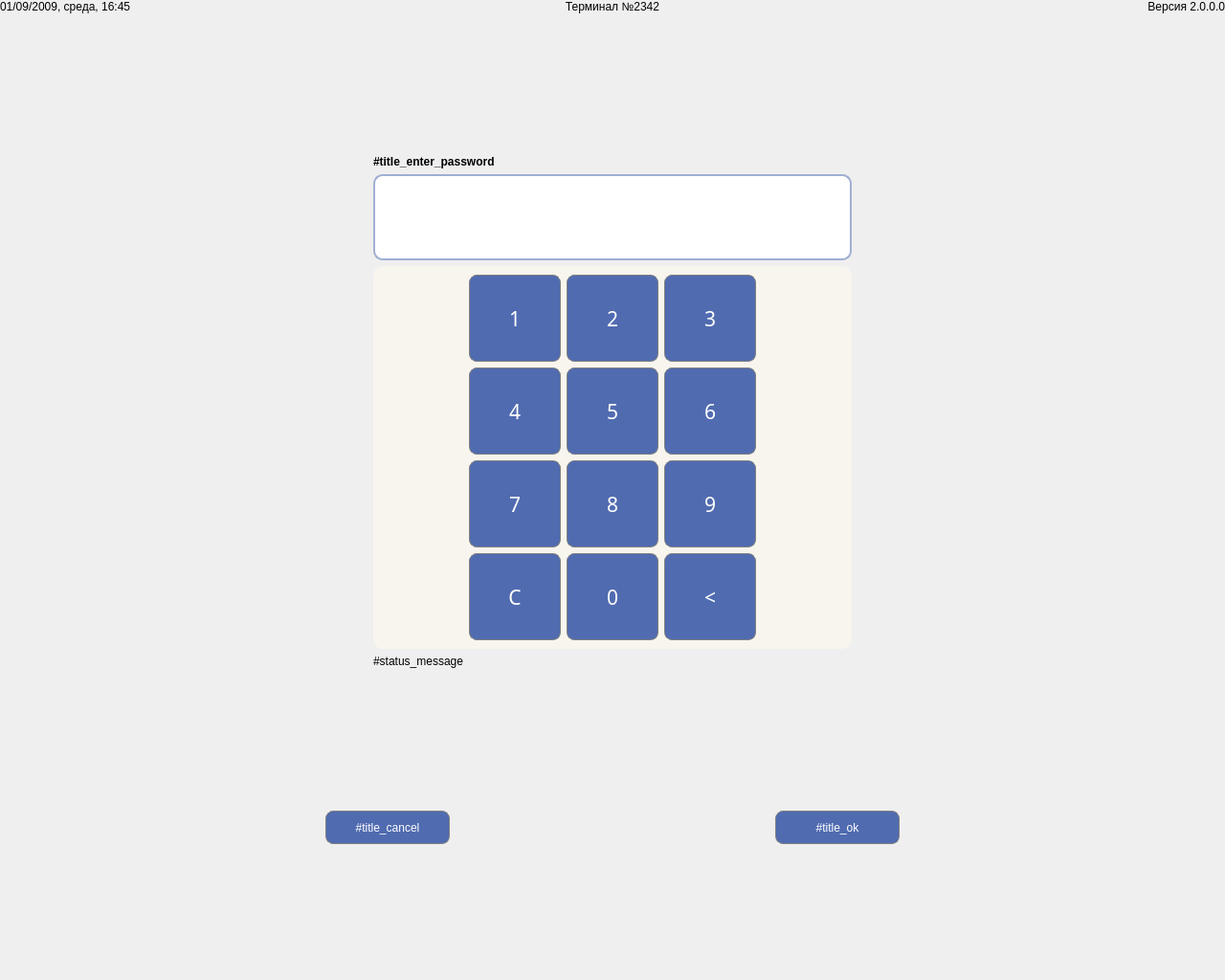
<?xml version="1.0" encoding="UTF-8"?>
<ui version="4.0">
 <class>MainServiceWindow</class>
 <widget class="QWidget" name="MainServiceWindow">
  <property name="enabled">
   <bool>true</bool>
  </property>
  <property name="geometry">
   <rect>
    <x>0</x>
    <y>0</y>
    <width>1280</width>
    <height>1024</height>
   </rect>
  </property>
  <property name="minimumSize">
   <size>
    <width>0</width>
    <height>0</height>
   </size>
  </property>
  <property name="maximumSize">
   <size>
    <width>16777215</width>
    <height>16777215</height>
   </size>
  </property>
  <property name="styleSheet">
   <string notr="true">/* common styles */
QPushButton 
{
	color: white;
	background-color: rgba(80, 107, 176);
	border: 1px solid gray;
	border-radius: 8px;
	padding-left: 1px;
	padding-right: 1px;
}

QPushButton:disabled
{
	color: gray;
	background-color: lightgray;
}

QPushButton:pressed 
{
	background-color: rgba(98, 141, 191);
}

QTabBar::tab 
{
	background: rgba(186, 200, 232);
	border-top: 1px solid #C4C4C3;
	border-left: 1px solid #C4C4C3;
	border-right: 1px solid #C4C4C3;
	border-top-left-radius: 4px;
	border-top-right-radius: 4px;
	min-width: 26ex;
	min-height: 8ex;
	padding: 2px;
}

QTabBar::tab:selected
{
	background: #f2f1ef;
}

QLineEdit 
{
	padding: 8;
	border: 2px solid rgba(160, 175, 211);
	border-radius: 10px;
}

QLineEdit:disabled {
	color: #808080;
	background-color: #d3d3d3;
	border: 2px solid #a6a6a6;
}

QLabel:disabled {
	color: #808080;
}

/* MainServiceWindow styles*/
QWidget#ServiceMenuWindow
{
	background-color:#f0f0f0;
}

QWidget#wNumericPad
{
	background: rgba(247, 245, 237);
	border-radius: 10px;
}

QWidget#wNumericPad QPushButton
{
	font: 16pt bold;
}

</string>
  </property>
  <layout class="QGridLayout" name="gridLayout_3">
   <property name="leftMargin">
    <number>0</number>
   </property>
   <property name="topMargin">
    <number>0</number>
   </property>
   <property name="rightMargin">
    <number>0</number>
   </property>
   <property name="bottomMargin">
    <number>0</number>
   </property>
   <item row="0" column="0">
    <layout class="QHBoxLayout" name="horizontalLayout_3">
     <property name="leftMargin">
      <number>0</number>
     </property>
     <property name="rightMargin">
      <number>0</number>
     </property>
     <item>
      <widget class="QLabel" name="lbCurrentDate">
       <property name="text">
        <string notr="true">01/09/2009, среда, 16:45</string>
       </property>
      </widget>
     </item>
     <item>
      <widget class="QLabel" name="lbTerminalNumber">
       <property name="text">
        <string notr="true">Терминал №2342</string>
       </property>
       <property name="alignment">
        <set>Qt::AlignCenter</set>
       </property>
      </widget>
     </item>
     <item>
      <widget class="QLabel" name="lbVersion">
       <property name="text">
        <string notr="true">Версия 2.0.0.0</string>
       </property>
       <property name="alignment">
        <set>Qt::AlignRight|Qt::AlignTrailing|Qt::AlignVCenter</set>
       </property>
      </widget>
     </item>
    </layout>
   </item>
   <item row="1" column="0">
    <widget class="QStackedWidget" name="swPages">
     <property name="currentIndex">
      <number>0</number>
     </property>
     <widget class="QWidget" name="wPasswordPage">
      <layout class="QGridLayout" name="gridLayout_4">
       <property name="leftMargin">
        <number>0</number>
       </property>
       <property name="topMargin">
        <number>0</number>
       </property>
       <property name="rightMargin">
        <number>0</number>
       </property>
       <property name="bottomMargin">
        <number>0</number>
       </property>
       <item row="3" column="1">
        <widget class="QWidget" name="wNumericPad" native="true">
         <property name="minimumSize">
          <size>
           <width>500</width>
           <height>400</height>
          </size>
         </property>
         <layout class="QGridLayout" name="gridLayout_5">
          <property name="leftMargin">
           <number>100</number>
          </property>
          <property name="rightMargin">
           <number>100</number>
          </property>
          <item row="1" column="0">
           <widget class="QPushButton" name="btnDigit1">
            <property name="sizePolicy">
             <sizepolicy hsizetype="Preferred" vsizetype="Preferred">
              <horstretch>0</horstretch>
              <verstretch>0</verstretch>
             </sizepolicy>
            </property>
            <property name="maximumSize">
             <size>
              <width>100</width>
              <height>100</height>
             </size>
            </property>
            <property name="styleSheet">
             <string notr="true"/>
            </property>
            <property name="text">
             <string notr="true">1</string>
            </property>
            <property name="cyberDigit" stdset="0">
             <string notr="true">1</string>
            </property>
           </widget>
          </item>
          <item row="1" column="1">
           <widget class="QPushButton" name="btnDigit2">
            <property name="sizePolicy">
             <sizepolicy hsizetype="Preferred" vsizetype="Preferred">
              <horstretch>0</horstretch>
              <verstretch>0</verstretch>
             </sizepolicy>
            </property>
            <property name="maximumSize">
             <size>
              <width>100</width>
              <height>100</height>
             </size>
            </property>
            <property name="font">
             <font>
              <family>12</family>
              <pointsize>16</pointsize>
              <weight>50</weight>
              <italic>false</italic>
              <bold>false</bold>
             </font>
            </property>
            <property name="styleSheet">
             <string notr="true"/>
            </property>
            <property name="text">
             <string notr="true">2</string>
            </property>
            <property name="cyberDigit" stdset="0">
             <string notr="true">2</string>
            </property>
           </widget>
          </item>
          <item row="1" column="2">
           <widget class="QPushButton" name="btnDigit3">
            <property name="sizePolicy">
             <sizepolicy hsizetype="Preferred" vsizetype="Preferred">
              <horstretch>0</horstretch>
              <verstretch>0</verstretch>
             </sizepolicy>
            </property>
            <property name="maximumSize">
             <size>
              <width>100</width>
              <height>100</height>
             </size>
            </property>
            <property name="font">
             <font>
              <family>12</family>
              <pointsize>16</pointsize>
              <weight>50</weight>
              <italic>false</italic>
              <bold>false</bold>
             </font>
            </property>
            <property name="styleSheet">
             <string notr="true"/>
            </property>
            <property name="text">
             <string notr="true">3</string>
            </property>
            <property name="cyberDigit" stdset="0">
             <string notr="true">3</string>
            </property>
           </widget>
          </item>
          <item row="2" column="0">
           <widget class="QPushButton" name="btnDigit4">
            <property name="sizePolicy">
             <sizepolicy hsizetype="Preferred" vsizetype="Preferred">
              <horstretch>0</horstretch>
              <verstretch>0</verstretch>
             </sizepolicy>
            </property>
            <property name="maximumSize">
             <size>
              <width>100</width>
              <height>100</height>
             </size>
            </property>
            <property name="font">
             <font>
              <family>12</family>
              <pointsize>16</pointsize>
              <weight>50</weight>
              <italic>false</italic>
              <bold>false</bold>
             </font>
            </property>
            <property name="styleSheet">
             <string notr="true"/>
            </property>
            <property name="text">
             <string notr="true">4</string>
            </property>
            <property name="cyberDigit" stdset="0">
             <string notr="true">4</string>
            </property>
           </widget>
          </item>
          <item row="2" column="1">
           <widget class="QPushButton" name="btnDigit5">
            <property name="sizePolicy">
             <sizepolicy hsizetype="Preferred" vsizetype="Preferred">
              <horstretch>0</horstretch>
              <verstretch>0</verstretch>
             </sizepolicy>
            </property>
            <property name="maximumSize">
             <size>
              <width>100</width>
              <height>100</height>
             </size>
            </property>
            <property name="font">
             <font>
              <family>12</family>
              <pointsize>16</pointsize>
              <weight>50</weight>
              <italic>false</italic>
              <bold>false</bold>
             </font>
            </property>
            <property name="styleSheet">
             <string notr="true"/>
            </property>
            <property name="text">
             <string notr="true">5</string>
            </property>
            <property name="cyberDigit" stdset="0">
             <string notr="true">5</string>
            </property>
           </widget>
          </item>
          <item row="2" column="2">
           <widget class="QPushButton" name="btnDigit6">
            <property name="sizePolicy">
             <sizepolicy hsizetype="Preferred" vsizetype="Preferred">
              <horstretch>0</horstretch>
              <verstretch>0</verstretch>
             </sizepolicy>
            </property>
            <property name="maximumSize">
             <size>
              <width>100</width>
              <height>100</height>
             </size>
            </property>
            <property name="font">
             <font>
              <family>12</family>
              <pointsize>16</pointsize>
              <weight>50</weight>
              <italic>false</italic>
              <bold>false</bold>
             </font>
            </property>
            <property name="styleSheet">
             <string notr="true"/>
            </property>
            <property name="text">
             <string notr="true">6</string>
            </property>
            <property name="cyberDigit" stdset="0">
             <string notr="true">6</string>
            </property>
           </widget>
          </item>
          <item row="3" column="0">
           <widget class="QPushButton" name="btnDigit7">
            <property name="sizePolicy">
             <sizepolicy hsizetype="Preferred" vsizetype="Preferred">
              <horstretch>0</horstretch>
              <verstretch>0</verstretch>
             </sizepolicy>
            </property>
            <property name="maximumSize">
             <size>
              <width>100</width>
              <height>100</height>
             </size>
            </property>
            <property name="font">
             <font>
              <family>12</family>
              <pointsize>16</pointsize>
              <weight>50</weight>
              <italic>false</italic>
              <bold>false</bold>
             </font>
            </property>
            <property name="styleSheet">
             <string notr="true"/>
            </property>
            <property name="text">
             <string notr="true">7</string>
            </property>
            <property name="cyberDigit" stdset="0">
             <string notr="true">7</string>
            </property>
           </widget>
          </item>
          <item row="3" column="1">
           <widget class="QPushButton" name="btnDigit8">
            <property name="sizePolicy">
             <sizepolicy hsizetype="Preferred" vsizetype="Preferred">
              <horstretch>0</horstretch>
              <verstretch>0</verstretch>
             </sizepolicy>
            </property>
            <property name="maximumSize">
             <size>
              <width>100</width>
              <height>100</height>
             </size>
            </property>
            <property name="font">
             <font>
              <family>12</family>
              <pointsize>16</pointsize>
              <weight>50</weight>
              <italic>false</italic>
              <bold>false</bold>
             </font>
            </property>
            <property name="styleSheet">
             <string notr="true"/>
            </property>
            <property name="text">
             <string notr="true">8</string>
            </property>
            <property name="cyberDigit" stdset="0">
             <string notr="true">8</string>
            </property>
           </widget>
          </item>
          <item row="3" column="2">
           <widget class="QPushButton" name="btnDigit9">
            <property name="sizePolicy">
             <sizepolicy hsizetype="Preferred" vsizetype="Preferred">
              <horstretch>0</horstretch>
              <verstretch>0</verstretch>
             </sizepolicy>
            </property>
            <property name="maximumSize">
             <size>
              <width>100</width>
              <height>100</height>
             </size>
            </property>
            <property name="font">
             <font>
              <family>12</family>
              <pointsize>16</pointsize>
              <weight>50</weight>
              <italic>false</italic>
              <bold>false</bold>
             </font>
            </property>
            <property name="styleSheet">
             <string notr="true"/>
            </property>
            <property name="text">
             <string notr="true">9</string>
            </property>
            <property name="cyberDigit" stdset="0">
             <string notr="true">9</string>
            </property>
           </widget>
          </item>
          <item row="4" column="0">
           <widget class="QPushButton" name="btnClear">
            <property name="sizePolicy">
             <sizepolicy hsizetype="Preferred" vsizetype="Preferred">
              <horstretch>0</horstretch>
              <verstretch>0</verstretch>
             </sizepolicy>
            </property>
            <property name="maximumSize">
             <size>
              <width>100</width>
              <height>100</height>
             </size>
            </property>
            <property name="font">
             <font>
              <family>12</family>
              <pointsize>16</pointsize>
              <weight>50</weight>
              <italic>false</italic>
              <bold>false</bold>
             </font>
            </property>
            <property name="styleSheet">
             <string notr="true"/>
            </property>
            <property name="text">
             <string notr="true">C</string>
            </property>
           </widget>
          </item>
          <item row="4" column="1">
           <widget class="QPushButton" name="btnDigit0">
            <property name="sizePolicy">
             <sizepolicy hsizetype="Preferred" vsizetype="Preferred">
              <horstretch>0</horstretch>
              <verstretch>0</verstretch>
             </sizepolicy>
            </property>
            <property name="maximumSize">
             <size>
              <width>100</width>
              <height>100</height>
             </size>
            </property>
            <property name="font">
             <font>
              <family>12</family>
              <pointsize>16</pointsize>
              <weight>50</weight>
              <italic>false</italic>
              <bold>false</bold>
             </font>
            </property>
            <property name="styleSheet">
             <string notr="true"/>
            </property>
            <property name="text">
             <string notr="true">0</string>
            </property>
            <property name="cyberDigit" stdset="0">
             <string notr="true">0</string>
            </property>
           </widget>
          </item>
          <item row="4" column="2">
           <widget class="QPushButton" name="btnBackspace">
            <property name="sizePolicy">
             <sizepolicy hsizetype="Preferred" vsizetype="Preferred">
              <horstretch>0</horstretch>
              <verstretch>0</verstretch>
             </sizepolicy>
            </property>
            <property name="maximumSize">
             <size>
              <width>100</width>
              <height>100</height>
             </size>
            </property>
            <property name="font">
             <font>
              <family>12</family>
              <pointsize>16</pointsize>
              <weight>50</weight>
              <italic>false</italic>
              <bold>false</bold>
             </font>
            </property>
            <property name="styleSheet">
             <string notr="true"/>
            </property>
            <property name="text">
             <string notr="true">&lt;</string>
            </property>
           </widget>
          </item>
         </layout>
        </widget>
       </item>
       <item row="5" column="1">
        <spacer name="verticalSpacer_2">
         <property name="orientation">
          <enum>Qt::Vertical</enum>
         </property>
         <property name="sizeHint" stdset="0">
          <size>
           <width>20</width>
           <height>40</height>
          </size>
         </property>
        </spacer>
       </item>
       <item row="6" column="0" colspan="3">
        <widget class="QWidget" name="wPasswordActions" native="true">
         <layout class="QHBoxLayout" name="horizontalLayout_2">
          <property name="spacing">
           <number>0</number>
          </property>
          <property name="leftMargin">
           <number>0</number>
          </property>
          <property name="topMargin">
           <number>0</number>
          </property>
          <property name="rightMargin">
           <number>0</number>
          </property>
          <property name="bottomMargin">
           <number>0</number>
          </property>
          <item>
           <spacer name="horizontalSpacer_10">
            <property name="orientation">
             <enum>Qt::Horizontal</enum>
            </property>
            <property name="sizeHint" stdset="0">
             <size>
              <width>40</width>
              <height>20</height>
             </size>
            </property>
           </spacer>
          </item>
          <item>
           <widget class="QPushButton" name="btnCancelAuth">
            <property name="minimumSize">
             <size>
              <width>130</width>
              <height>35</height>
             </size>
            </property>
            <property name="text">
             <string>#title_cancel</string>
            </property>
           </widget>
          </item>
          <item>
           <spacer name="horizontalSpacer_8">
            <property name="orientation">
             <enum>Qt::Horizontal</enum>
            </property>
            <property name="sizeHint" stdset="0">
             <size>
              <width>40</width>
              <height>20</height>
             </size>
            </property>
           </spacer>
          </item>
          <item>
           <widget class="QPushButton" name="btnProceedAuth">
            <property name="minimumSize">
             <size>
              <width>130</width>
              <height>35</height>
             </size>
            </property>
            <property name="text">
             <string>#title_ok</string>
            </property>
           </widget>
          </item>
          <item>
           <spacer name="horizontalSpacer_9">
            <property name="orientation">
             <enum>Qt::Horizontal</enum>
            </property>
            <property name="sizeHint" stdset="0">
             <size>
              <width>40</width>
              <height>20</height>
             </size>
            </property>
           </spacer>
          </item>
         </layout>
        </widget>
       </item>
       <item row="3" column="2">
        <spacer name="horizontalSpacer_6">
         <property name="orientation">
          <enum>Qt::Horizontal</enum>
         </property>
         <property name="sizeHint" stdset="0">
          <size>
           <width>40</width>
           <height>20</height>
          </size>
         </property>
        </spacer>
       </item>
       <item row="3" column="0">
        <spacer name="horizontalSpacer_7">
         <property name="orientation">
          <enum>Qt::Horizontal</enum>
         </property>
         <property name="sizeHint" stdset="0">
          <size>
           <width>40</width>
           <height>20</height>
          </size>
         </property>
        </spacer>
       </item>
       <item row="0" column="1">
        <spacer name="verticalSpacer_3">
         <property name="orientation">
          <enum>Qt::Vertical</enum>
         </property>
         <property name="sizeHint" stdset="0">
          <size>
           <width>20</width>
           <height>40</height>
          </size>
         </property>
        </spacer>
       </item>
       <item row="7" column="1">
        <spacer name="verticalSpacer_4">
         <property name="orientation">
          <enum>Qt::Vertical</enum>
         </property>
         <property name="sizeHint" stdset="0">
          <size>
           <width>20</width>
           <height>40</height>
          </size>
         </property>
        </spacer>
       </item>
       <item row="1" column="1">
        <widget class="QLabel" name="lbPassword">
         <property name="font">
          <font>
           <weight>75</weight>
           <bold>true</bold>
          </font>
         </property>
         <property name="text">
          <string>#title_enter_password</string>
         </property>
        </widget>
       </item>
       <item row="4" column="1">
        <widget class="QLabel" name="lbStatusMessage">
         <property name="text">
          <string notr="true">#status_message</string>
         </property>
        </widget>
       </item>
       <item row="2" column="1">
        <widget class="QLineEdit" name="lePassword">
         <property name="minimumSize">
          <size>
           <width>0</width>
           <height>90</height>
          </size>
         </property>
         <property name="inputMask">
          <string notr="true"/>
         </property>
         <property name="maxLength">
          <number>20</number>
         </property>
         <property name="frame">
          <bool>true</bool>
         </property>
         <property name="echoMode">
          <enum>QLineEdit::Password</enum>
         </property>
         <property name="alignment">
          <set>Qt::AlignCenter</set>
         </property>
         <property name="readOnly">
          <bool>false</bool>
         </property>
        </widget>
       </item>
      </layout>
     </widget>
     <widget class="QWidget" name="wServiceMenuPage">
      <layout class="QGridLayout" name="gridLayout">
       <property name="leftMargin">
        <number>0</number>
       </property>
       <property name="topMargin">
        <number>0</number>
       </property>
       <property name="rightMargin">
        <number>0</number>
       </property>
       <property name="bottomMargin">
        <number>0</number>
       </property>
       <item row="3" column="0">
        <widget class="QWidget" name="wServiceActions" native="true">
         <property name="minimumSize">
          <size>
           <width>0</width>
           <height>40</height>
          </size>
         </property>
         <layout class="QGridLayout" name="gridLayout_2">
          <property name="leftMargin">
           <number>0</number>
          </property>
          <property name="topMargin">
           <number>0</number>
          </property>
          <property name="rightMargin">
           <number>0</number>
          </property>
          <property name="bottomMargin">
           <number>0</number>
          </property>
          <property name="spacing">
           <number>0</number>
          </property>
          <item row="0" column="0">
           <layout class="QHBoxLayout" name="horizontalLayout">
            <property name="spacing">
             <number>20</number>
            </property>
            <property name="leftMargin">
             <number>0</number>
            </property>
            <property name="rightMargin">
             <number>0</number>
            </property>
            <property name="bottomMargin">
             <number>3</number>
            </property>
            <item>
             <widget class="QPushButton" name="btnRebootTerminal">
              <property name="sizePolicy">
               <sizepolicy hsizetype="Preferred" vsizetype="Preferred">
                <horstretch>0</horstretch>
                <verstretch>0</verstretch>
               </sizepolicy>
              </property>
              <property name="text">
               <string>#title_reboot_terminal</string>
              </property>
             </widget>
            </item>
            <item>
             <widget class="QPushButton" name="btnRebootApplication">
              <property name="sizePolicy">
               <sizepolicy hsizetype="Preferred" vsizetype="Preferred">
                <horstretch>0</horstretch>
                <verstretch>0</verstretch>
               </sizepolicy>
              </property>
              <property name="text">
               <string>#title_reboot_software</string>
              </property>
             </widget>
            </item>
            <item>
             <widget class="QPushButton" name="btnStopApplication">
              <property name="sizePolicy">
               <sizepolicy hsizetype="Preferred" vsizetype="Preferred">
                <horstretch>0</horstretch>
                <verstretch>0</verstretch>
               </sizepolicy>
              </property>
              <property name="text">
               <string>#title_stop_software</string>
              </property>
             </widget>
            </item>
            <item>
             <widget class="QPushButton" name="btnToggleLock">
              <property name="sizePolicy">
               <sizepolicy hsizetype="Preferred" vsizetype="Preferred">
                <horstretch>0</horstretch>
                <verstretch>0</verstretch>
               </sizepolicy>
              </property>
              <property name="text">
               <string notr="true">#title_block</string>
              </property>
             </widget>
            </item>
            <item>
             <widget class="QPushButton" name="btnCloseServiceMenu">
              <property name="sizePolicy">
               <sizepolicy hsizetype="Preferred" vsizetype="Preferred">
                <horstretch>0</horstretch>
                <verstretch>0</verstretch>
               </sizepolicy>
              </property>
              <property name="text">
               <string>#title_exit</string>
              </property>
             </widget>
            </item>
           </layout>
          </item>
         </layout>
        </widget>
       </item>
       <item row="1" column="0">
        <widget class="QTabWidget" name="twServiceScreens">
         <property name="minimumSize">
          <size>
           <width>0</width>
           <height>0</height>
          </size>
         </property>
         <property name="maximumSize">
          <size>
           <width>16777215</width>
           <height>16777215</height>
          </size>
         </property>
         <property name="tabPosition">
          <enum>QTabWidget::North</enum>
         </property>
         <property name="currentIndex">
          <number>0</number>
         </property>
         <property name="documentMode">
          <bool>true</bool>
         </property>
         <property name="tabsClosable">
          <bool>false</bool>
         </property>
         <property name="movable">
          <bool>false</bool>
         </property>
         <widget class="QWidget" name="tab">
          <property name="maximumSize">
           <size>
            <width>1000</width>
            <height>600</height>
           </size>
          </property>
          <attribute name="title">
           <string/>
          </attribute>
         </widget>
        </widget>
       </item>
       <item row="2" column="0">
        <widget class="Line" name="line">
         <property name="orientation">
          <enum>Qt::Horizontal</enum>
         </property>
        </widget>
       </item>
      </layout>
     </widget>
    </widget>
   </item>
  </layout>
 </widget>
 <resources/>
 <connections/>
</ui>
